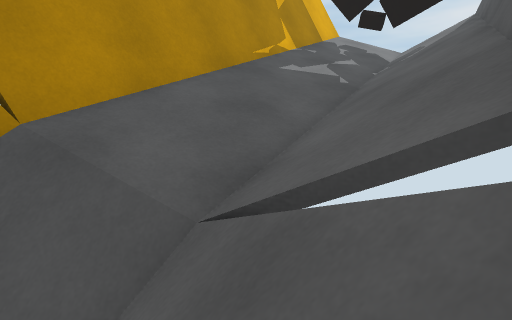
[1] (above)

14 first-person views from a walk through a scene from a Unity 3-D project. The camera is 1.2 m above the floor, tilts 6° down and sees 75° across. The floor is counted in squares, 1 m on a side. Each view is taken from the middle of a square. On the plan, view 1 faces up. The plan holds only what a view shows up to about 14 squares ahead; the rest is blank. The place goes on beyond the plan. The player is left out.

[2]
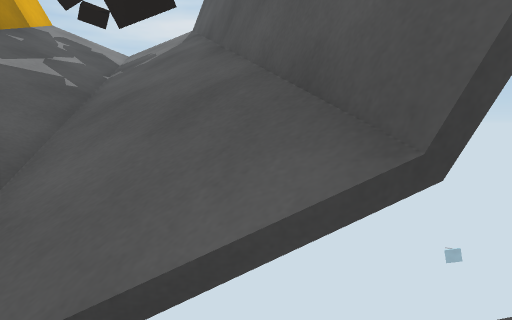

[3]
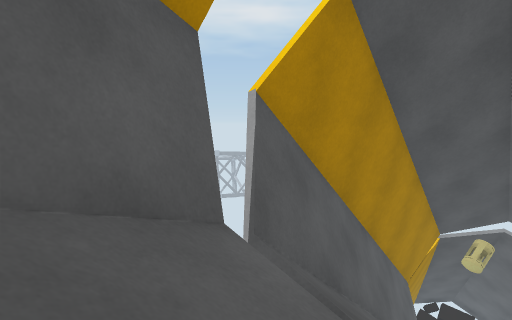

[4]
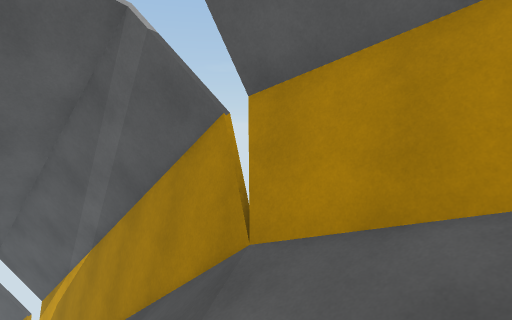

[5]
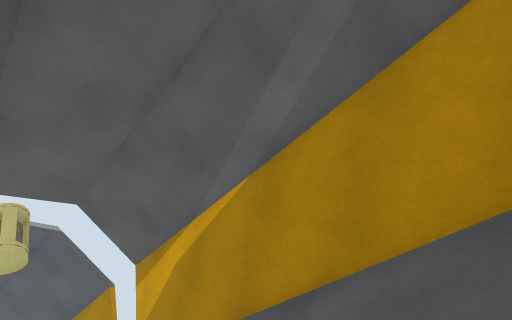

[6]
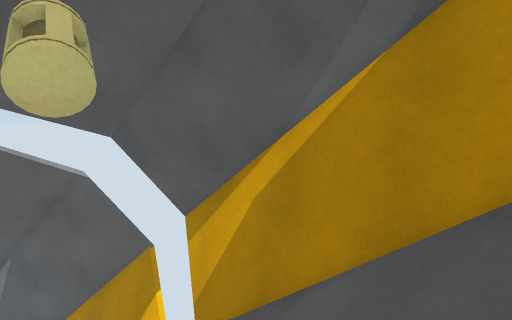

[7]
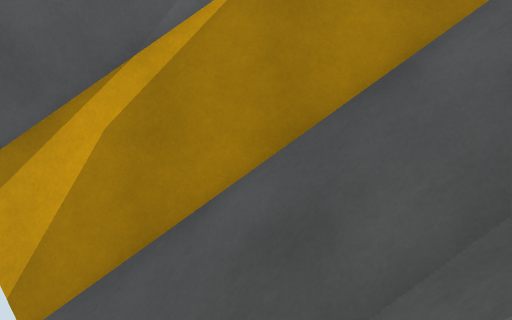

[8]
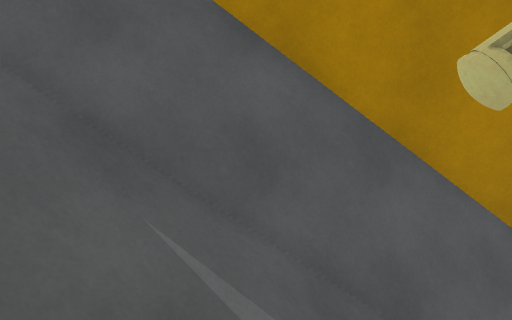

[9]
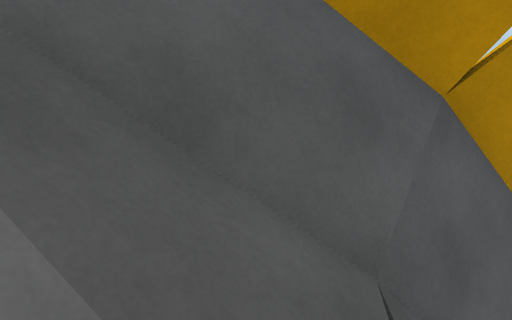

[10]
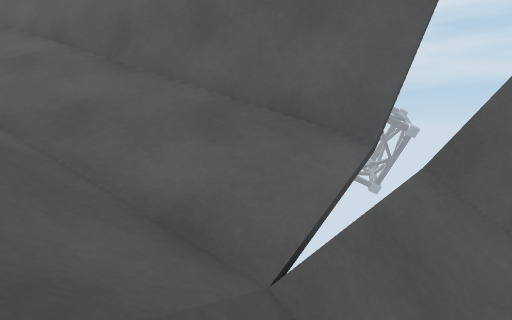

[11]
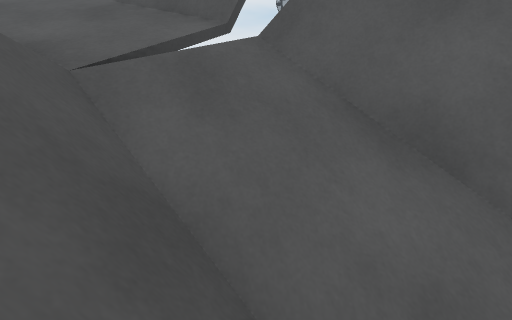

[12]
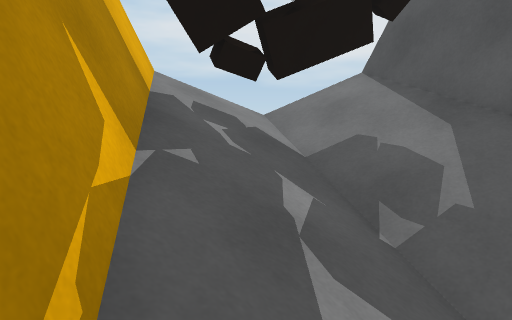

[13]
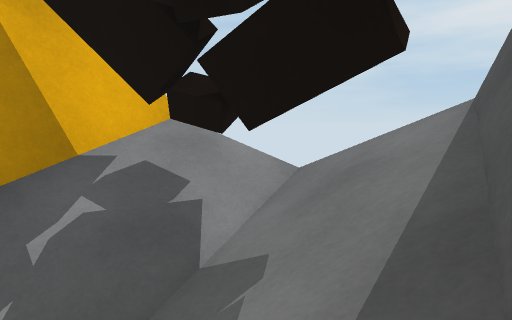

[14]
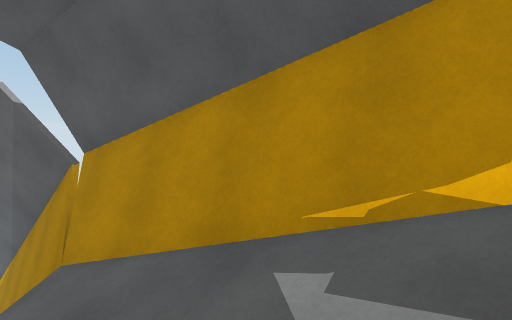

### Floor plan
Key: @ floor where view 1 was taken; # wall or solid block; / step, stairs or slope; = window, fence, low wall or low ledge; v drop or lower ground; B black block.
Columns run from 12 left of view 1 to 8 right of it. Each row starts with its distance up from view 1.
 15                #
 14               ####
 13              ###BBvv
 12              ##//B###
 11             ##////###
 10             #=/////#
  9            ##/////##
  8            #//////#
  7           ##/////#
  6          ##/////#v
  5          ##/////#
  4         ##/////##
  3        ##//////#
  2       ##//////##
  1       ##/////=#
  0      ##// //@##
 -1     ##//////##
 -2    ##//////##
 -3   ##//////##
 -4   #//////##
 -5 ###   ///#
 -6 #=    //##
 -7 #v    v##
 -8 #     ##
 -9 #     ##

Where each view was taken, in squares from view 1:
view 1: 0 up, 0 right, facing up
view 2: 1 up, 0 right, facing up-right
view 3: 5 up, 1 right, facing down
view 4: 4 up, 2 right, facing left
view 5: 1 down, 1 left, facing left
view 6: 3 down, 3 left, facing left
view 7: 5 down, 4 left, facing up-left
view 8: 1 down, 6 left, facing down-right
view 9: 4 down, 7 left, facing down-right
view 10: 3 up, 3 left, facing right
view 11: 1 up, 4 left, facing right
view 12: 8 up, 0 right, facing up-right
view 13: 8 up, 5 right, facing up
view 14: 8 up, 4 right, facing left
